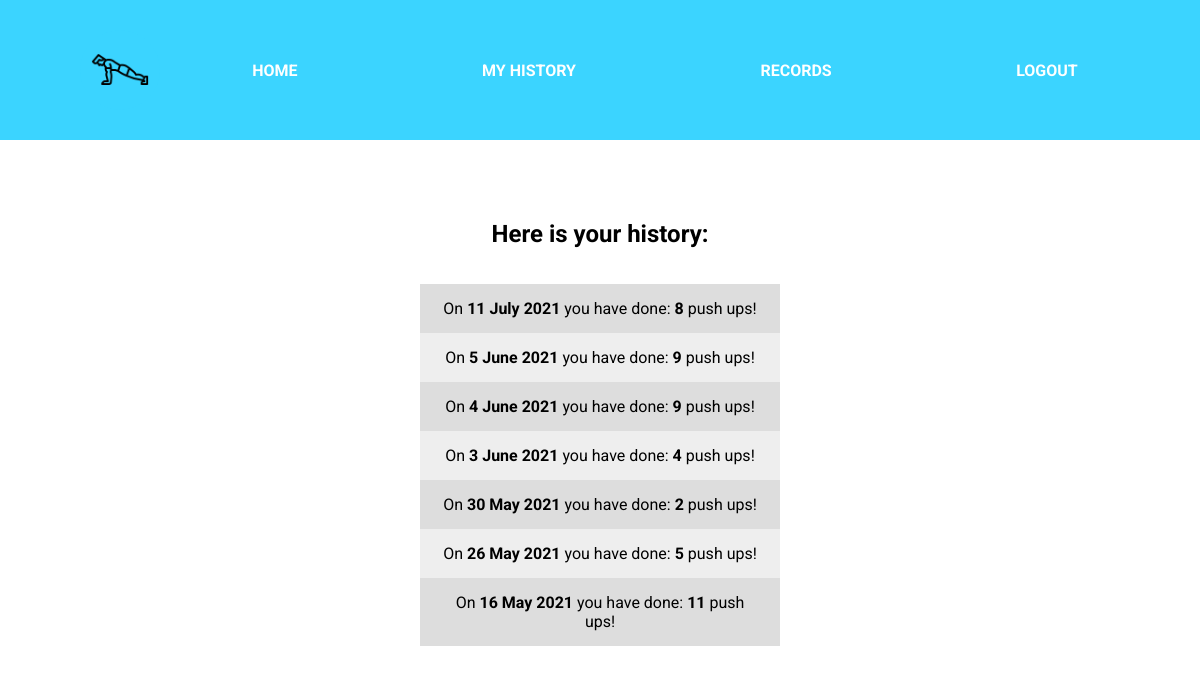
Before: /myhistory/ (signed in) with the older database file.
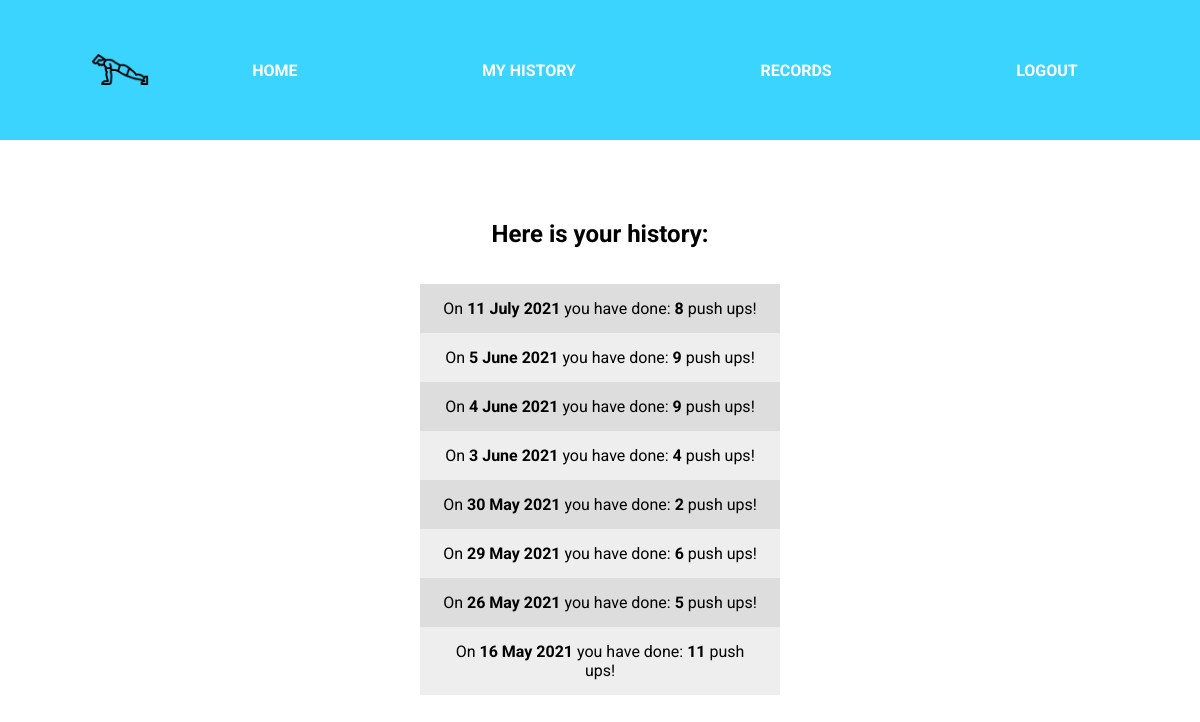
After: the same page with the newer database file.
### pushapp/models.py (models this page shows)
class PushUps(models.Model):
    user = models.ForeignKey(Person, on_delete=models.CASCADE, null=True)
    numOfPushUps = IntegerRangeField(min_value=1)
    date = models.DateTimeField('date')
    class Meta:
        unique_together = ['date', 'user']

### pushapp/views.py (the view)
# urls.py: path('myhistory/', views.myhistory, name='myhistory'),
def myhistory(request):
    loggedUser = request.user.username
    pushapphistory = (PushUps.objects
                      .filter(user__user__username=loggedUser).order_by('-date')
                      )
    for item in pushapphistory:
        year = item.date.strftime("%Y")
        monthname = item.date.strftime('%B')
        day = item.date.strftime("%d")
        day = int(day) + 1
        day = str(day)
        date = day + ' ' + monthname + ' ' + year
        item.date = date
    context = {
        'numOfPushUps_list': pushapphistory,
        'loggedUser': loggedUser
    }
    return render(request, "./myhistory.html", context)

### pushapp/templates/myhistory.html
{% extends "base.html" %}
{% block history %}
<div class="myHistory_panel">
    <h2>Here is your history:</h2>
    <ul>
        {% for instace in numOfPushUps_list %}
        <li>On <b>{{instace.date}}</b> you have done: <b>{{instace.numOfPushUps}}</b> push ups!</li>
        {% endfor %}
    </ul>
</div>
{% endblock %}

Changed rows visible on the page:
added PushUps: date "29 May 2021", numOfPushUps "6"
